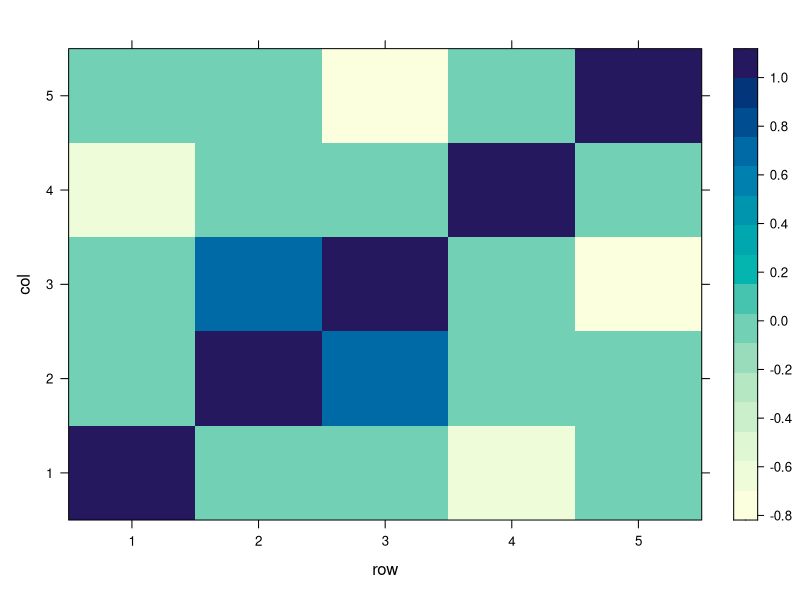

R code for this plot:
library(caret)


### Name: findCorrelation
### Title: Determine highly correlated variables
### Aliases: findCorrelation
### Keywords: manip

### ** Examples


R1 <- structure(c(1, 0.86, 0.56, 0.32, 0.85, 0.86, 1, 0.01, 0.74, 0.32, 
                  0.56, 0.01, 1, 0.65, 0.91, 0.32, 0.74, 0.65, 1, 0.36,
                  0.85, 0.32, 0.91, 0.36, 1), 
                .Dim = c(5L, 5L))
colnames(R1) <- rownames(R1) <- paste0("x", 1:ncol(R1))
R1

findCorrelation(R1, cutoff = .6, exact = FALSE)
findCorrelation(R1, cutoff = .6, exact = TRUE)
findCorrelation(R1, cutoff = .6, exact = TRUE, names = FALSE)


R2 <- diag(rep(1, 5))
R2[2, 3] <- R2[3, 2] <- .7
R2[5, 3] <- R2[3, 5] <- -.7
R2[4, 1] <- R2[1, 4] <- -.67

corrDF <- expand.grid(row = 1:5, col = 1:5)
corrDF$correlation <- as.vector(R2)
levelplot(correlation ~ row + col, corrDF)

findCorrelation(R2, cutoff = .65, verbose = TRUE)

findCorrelation(R2, cutoff = .99, verbose = TRUE)
